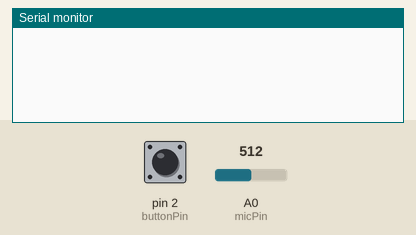
A sketch run on a simulated Arduino Uno, built with avr-gcc and run on an emulated ATmega328P. Parts: the last lines printed to the serial monitor. Inputs (shaded band) come from the test bench; at power-on: pin 2 (buttonPin) LOW, A0 (micPin) = 512. Storage starts empty.

Above: at 1.2 s.
1.3 s: pin 2 (buttonPin) pulled HIGH for 0.15 s
At 1.44 s:
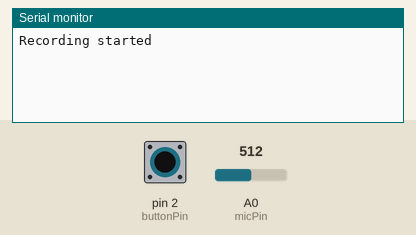
At 2.1 s:
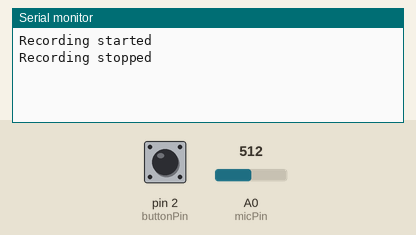

The sketch:

main.ino
```cpp
#include <SD.h>
#include <SPI.h>

// Define pins
const int buttonPin = 2;
const int micPin = A0;

// Variables
bool isRecording = false;
String fileName = "recording";
int fileIndex = 0;

void setup() {
  // Initialize serial communication
  Serial.begin(9600);

  // Setup button pin
  pinMode(buttonPin, INPUT);

  // Setup SD Card
  if (!SD.begin()) {
    Serial.println("SD Card initialization failed!");
    return;
  }

  // Additional setup if needed
}

void loop() {
  int buttonState = digitalRead(buttonPin);

  // Start or stop recording based on button state
  if (buttonState == HIGH && !isRecording) {
    startRecording();
  } else if (buttonState == LOW && isRecording) {
    stopRecording();
  }

  // If recording, read data from microphone and write to file
  if (isRecording) {
    recordAudio();
  }

  delay(10); // Short delay for debouncing
}

void startRecording() {
  isRecording = true;
  fileName += String(fileIndex) + ".wav"; // Creating a new file name
  fileIndex++;

  // Code to start recording
  // Open file on SD card
  File file = SD.open(fileName, FILE_WRITE);
  if (file) {
    Serial.println("Recording started");
    // Additional setup if needed
  } else {
    Serial.println("Error opening file");
  }
}

void recordAudio() {
  // Read data from the microphone
  int micValue = analogRead(micPin);

  // Write the mic data to the SD card
  // This part depends on how you want to format your audio data
}

void stopRecording() {
  isRecording = false;

  // Code to stop recording
  // Close file on SD card
  File file = SD.open(fileName, FILE_WRITE);
  if (file) {
    file.close();
    Serial.println("Recording stopped");
  } else {
    Serial.println("Error closing file");
  }
}
```

Measured:
- after the input at 1.3 s, the serial monitor: prints a new line at once (image 1)
